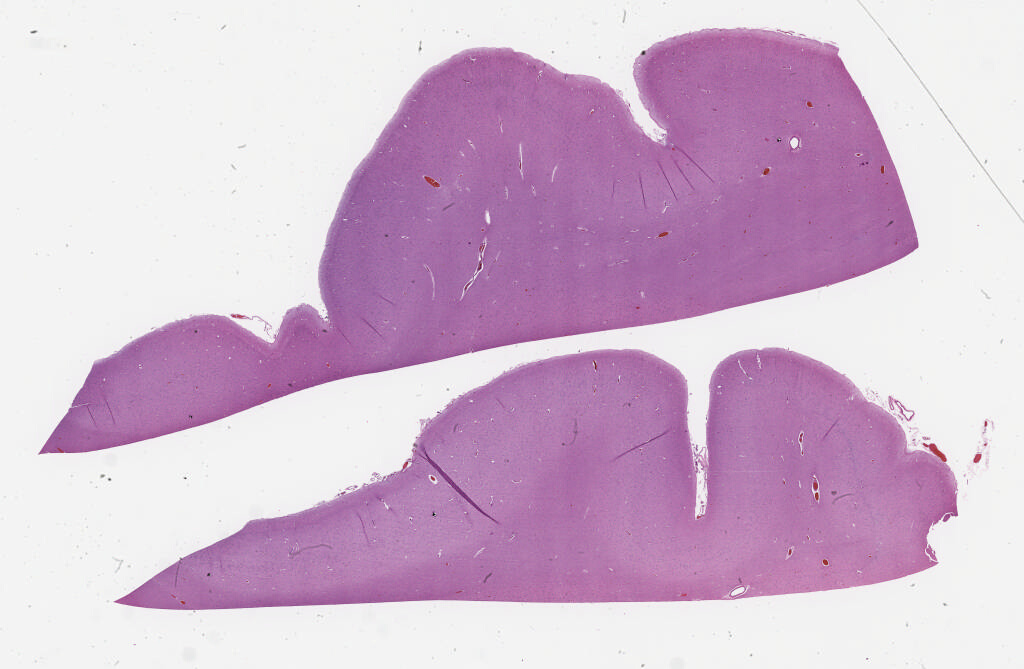
#> input picture temp2/thumbnail_695e746d8c871f3a0296bffb.png, 1024 x 669 px, found by its file name
$ jupyter execute --allow-errors affine_tps_registration_demo.ipynb   (shell and % lines are left out)
#> lines starting #> are read from the running program, lines starting #| are printed output that depends on the picture
### Affine + TPS Registration

[cell 1]
# !pip install numpy matplotlib requests opencv-python
# !pip install git+https://github.com/cvg/LightGlue.git

#### DownloaD Thumbnails

[cell 2]
from girder_client import GirderClient
from PIL import Image
import io
# -----------------------------------------------------------------------------
#> (the rest of this cell did not finish here and is left out)

[cell 3]
import numpy as np
import cv2
import matplotlib.pyplot as plt
from PIL import Image
import requests
from io import BytesIO
import os
import sys

# IMPORTANT: Set environment variables BEFORE importing backend modules
# The backend uses Docker paths by default, but we're running locally
local_cache_dir = os.path.join(os.getcwd(), '.npCacheDir')
os.environ['CACHE_DIR'] = local_cache_dir  # Override Docker path with local path

# Set DSA configuration if not already set
if 'DSA_BASE_URL' not in os.environ:
    os.environ['DSA_BASE_URL'] = 'http://bdsa.pathology.emory.edu:8080/api/v1'
if 'DSAKEY' not in os.environ:
    os.environ['DSAKEY'] = os.getenv('DSAKEY', '')

# Create local cache directory if it doesn't exist
os.makedirs(local_cache_dir, exist_ok=True)
print(f"✓ Using local cache directory: {local_cache_dir}")

# Add the viteReg/backend directory to path to import registration functions
# Use absolute path to avoid conflicts with app.py in current directory
backend_path = '/home/candano/DSA-Tissue-Reg/viteReg/backend'
#> (the rest of this cell did not finish here and is left out)

#### STOP

[cell 4]
# Use local image files (no DSA required)
USE_DSA = False  # Set to True to use DSA item IDs instead

if USE_DSA:
    # Option 1: Use DSA item IDs (strings like "695d9f428c871f3a02969d62")
    FIXED_IMAGE_ID = "695d9f428c871f3a02969d62"  # HE (fixed) image
    MOVING_IMAGE_ID = "695d9f428c871f3a02969d60"  # Moving image (e.g., IHC stain)

    print(f"Using DSA images:")
    print(f"  Fixed (HE): {FIXED_IMAGE_ID}")
    print(f"  Moving: {MOVING_IMAGE_ID}")
else:
    # Option 2: Use local image files
    FIXED_IMAGE_PATH = "/home/candano/DSA-Tissue-Reg/temp2/thumbnail_695e746d8c871f3a0296bffb.png"
    MOVING_IMAGE_PATH = "/home/candano/DSA-Tissue-Reg/temp2/thumbnail_695e746d8c871f3a0296bff9.png"

    print(f"Using local images:")
    print(f"  Fixed: {FIXED_IMAGE_PATH}")
    print(f"  Moving: {MOVING_IMAGE_PATH}")

## Load Images

[cell 5]
# [15 lines left out: function load_images_from_dsa, not called in this run]

def load_images_from_files(fixed_path: str, moving_path: str):
    """Load images from local files"""
    print("Loading images from local files...")
    fixed_img = np.array(Image.open(fixed_path).convert('RGB'))
#> fixed_img is the input picture: shape (669, 1024, 3); mean R, G, B 210.8, 184.4, 208.9
    moving_img = np.array(Image.open(moving_path).convert('RGB'))
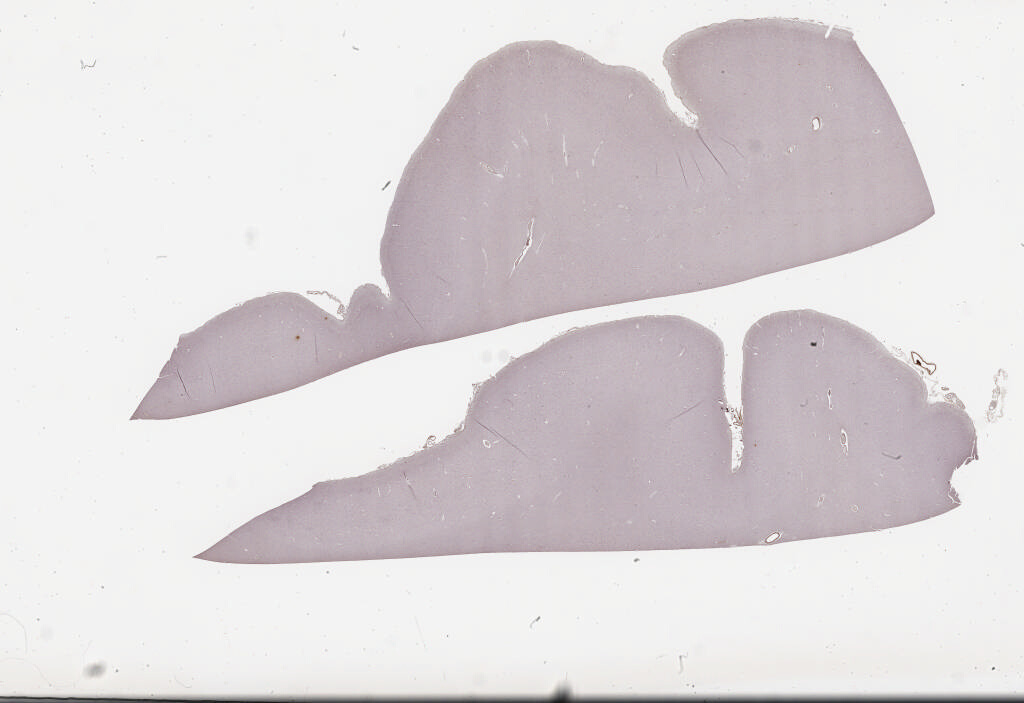
#> input picture temp2/thumbnail_695e746d8c871f3a0296bff9.png, 1024 x 703 px, found by its file name
#> moving_img is the input picture: shape (703, 1024, 3); mean R, G, B 221.5, 216.5, 218.5

    print(f"Fixed image shape: {fixed_img.shape}")
#| Fixed image shape: (669, 1024, 3)
    print(f"Moving image shape: {moving_img.shape}")
#| Moving image shape: (703, 1024, 3)

    return fixed_img, moving_img

# Load images
if USE_DSA:
    fixed_img, moving_img = load_images_from_dsa(FIXED_IMAGE_ID, MOVING_IMAGE_ID)
else:
    fixed_img, moving_img = load_images_from_files(FIXED_IMAGE_PATH, MOVING_IMAGE_PATH)

# Convert to BGR for OpenCV if needed (thumbnails are usually RGB)
fixed_bgr = cv2.cvtColor(fixed_img, cv2.COLOR_RGB2BGR) if fixed_img.shape[2] == 3 else fixed_img
moving_bgr = cv2.cvtColor(moving_img, cv2.COLOR_RGB2BGR) if moving_img.shape[2] == 3 else moving_img

#### Display Input Images

[cell 6]
fig, axes = plt.subplots(1, 2, figsize=(16, 8))

axes[0].imshow(fixed_img)
axes[0].set_title('Fixed Image (HE - Reference)', fontsize=14, fontweight='bold')
axes[0].axis('off')

axes[1].imshow(moving_img)
axes[1].set_title('Moving Image (Stain to Register)', fontsize=14, fontweight='bold')
axes[1].axis('off')

plt.tight_layout()
plt.show()
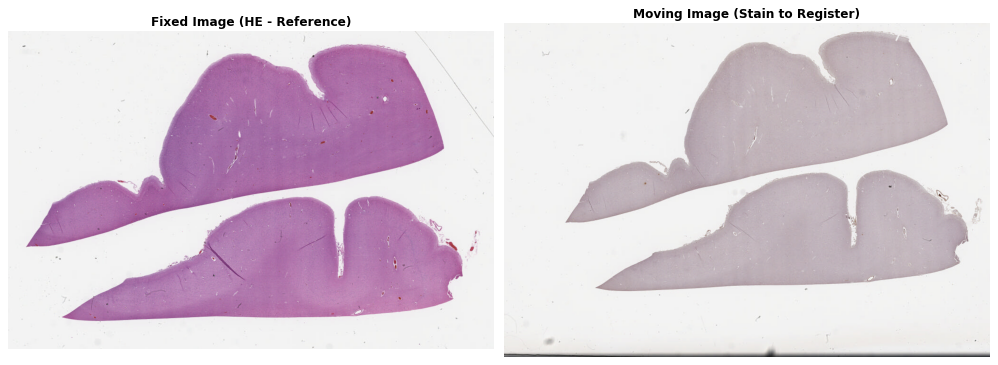
#> figure drawn by matplotlib, 2 panels
